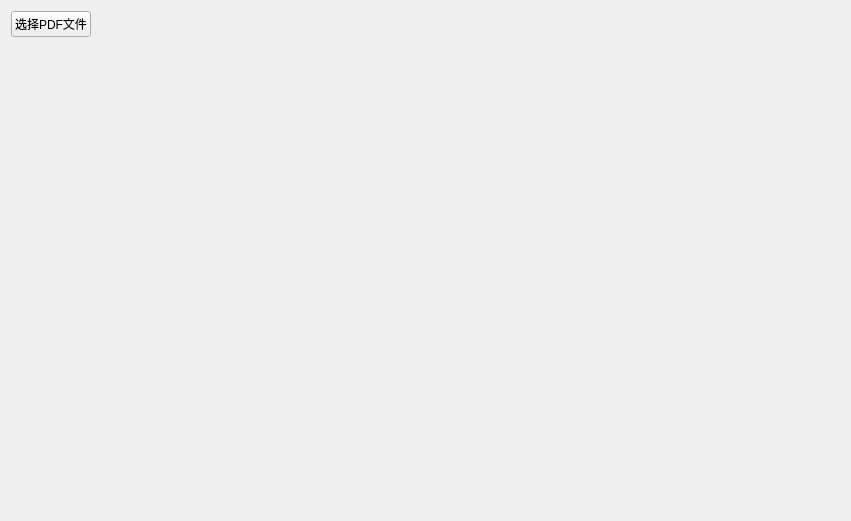
<?xml version="1.0" encoding="UTF-8"?>
<ui version="4.0">
 <class>Form</class>
 <widget class="QWidget" name="Form">
  <property name="geometry">
   <rect>
    <x>0</x>
    <y>0</y>
    <width>851</width>
    <height>521</height>
   </rect>
  </property>
  <property name="windowTitle">
   <string>Form</string>
  </property>
  <layout class="QVBoxLayout" name="verticalLayout">
   <item>
    <layout class="QHBoxLayout" name="horizontalLayout">
     <item>
      <widget class="QPushButton" name="selectButton">
       <property name="text">
        <string>选择PDF文件</string>
       </property>
      </widget>
     </item>
     <item>
      <spacer name="horizontalSpacer">
       <property name="orientation">
        <enum>Qt::Horizontal</enum>
       </property>
       <property name="sizeHint" stdset="0">
        <size>
         <width>40</width>
         <height>20</height>
        </size>
       </property>
      </spacer>
     </item>
    </layout>
   </item>
   <item>
    <widget class="FolderListDialog" name="pdfContainer">
     <property name="sizePolicy">
      <sizepolicy hsizetype="Expanding" vsizetype="Expanding">
       <horstretch>0</horstretch>
       <verstretch>0</verstretch>
      </sizepolicy>
     </property>
    </widget>
   </item>
  </layout>
 </widget>
 <customwidgets>
  <customwidget>
   <class>FolderListDialog</class>
   <extends>QFrame</extends>
   <header>qfluentwidgets</header>
   <container>1</container>
  </customwidget>
 </customwidgets>
 <resources/>
 <connections/>
</ui>
